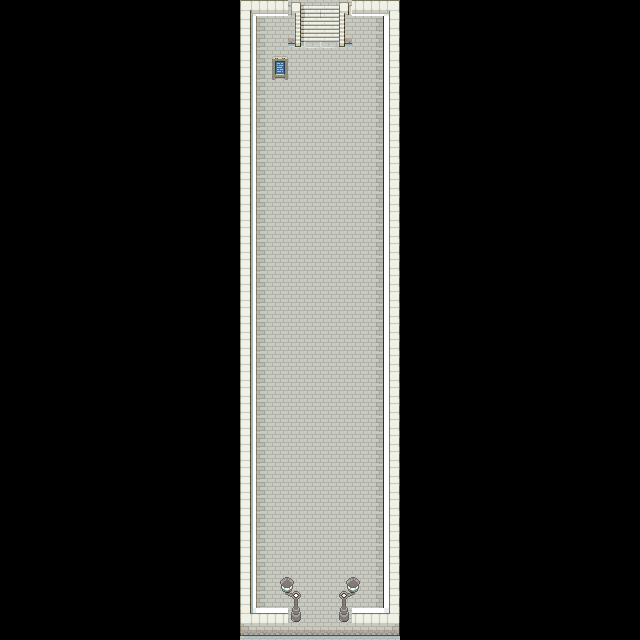

A level layout from a 2D game, rendered from its tile map. Below: a short description, then the map file with tile-grid data replaced by summaries:
An orthogonal 40x40 tile map with 16x16 px tiles, 1 tile layer (Tile Layer 1) and 14 objects (3x TurretEntity, me.LevelEntity, mainPlayer, TurretEntity2, EnemyEntity, ...).

<map version="1.0" orientation="orthogonal" renderorder="right-down" width="40" height="40" tilewidth="16" tileheight="16" nextobjectid="87">
 <tileset firstgid="1" name="cityPuzzle1" tilewidth="16" tileheight="16">
  <image source="cityPuzzle1.png" trans="ff00ff" width="640" height="640" />
 </tileset>
 <layer name="Tile Layer 1" width="40" height="40">
  <data>[1600 cells, 1600 non-empty, 1600 distinct tile ids]</data>
 </layer>
 <objectgroup name="Entities">
  <object id="43" name="me.LevelEntity" x="312" y="608" width="16" height="16">
   <properties>
    <property name="duration" value="250" />
    <property name="fade" value="#000000" />
    <property name="to" value="cityPuzzle2" />
   </properties>
   <polyline points="0,0 0,20 16,20 16,0 0,0" />
  </object>
  <object id="48" name="mainPlayer" x="304" y="92" width="24" height="32">
   <properties>
    <property name="image" value="hero" />
    <property name="spritewidth" value="24" />
   </properties>
  </object>
 </objectgroup>
 <objectgroup name="EnemyEntities">
  <object id="58" name="TurretEntity" x="272" y="163" width="16" height="14">
   <properties>
    <property name="duration" value="2" />
    <property name="image" value="turret" />
    <property name="spritewidth" value="16" />
   </properties>
  </object>
  <object id="60" name="TurretEntity" x="272" y="297" width="16" height="14">
   <properties>
    <property name="image" value="turret" />
    <property name="spritewidth" value="16" />
   </properties>
  </object>
  <object id="62" name="TurretEntity" x="272" y="424" width="16" height="14">
   <properties>
    <property name="image" value="turret" />
    <property name="spritewidth" value="16" />
   </properties>
  </object>
  <object id="63" name="TurretEntity2" x="351" y="226" width="16" height="14">
   <properties>
    <property name="image" value="turret" />
    <property name="spritewidth" value="16" />
   </properties>
  </object>
  <object id="64" name="EnemyEntity" x="316" y="356" width="68" height="24" />
  <object id="66" name="EnemyEntity2" x="344" y="456" width="24" height="104" />
 </objectgroup>
 <objectgroup name="collision">
  <object id="80" x="288" y="616">
   <polyline points="0,0 -40,0 -40,-612 4,-612 4,-580 12,-580 12,-612 52,-612 52,-580 60,-580 60,-612 100,-612 100,-4 64,-4 60,-16 68,-32" />
  </object>
  <object id="81" x="288" y="584">
   <polyline points="0,0 4,12 4,32 0,32" />
  </object>
  <object id="82" x="257" y="165">
   <polyline points="0,0 32,0 32,8 0,8" />
  </object>
  <object id="83" x="388" y="232">
   <polyline points="0,0 -32,0 -32,8 0,8" />
  </object>
  <object id="85" x="257" y="300">
   <polyline points="0,0 28,0 32,0 32,8 0,8" />
  </object>
  <object id="86" x="252" y="428">
   <polyline points="0,0 36,0 36,8 0,8" />
  </object>
 </objectgroup>
</map>
